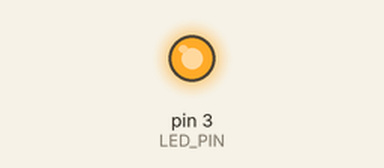
Recording of a sketch running on a simulated Arduino Uno, built with avr-gcc and run on an emulated ATmega328P. On the bench: output pins drawn as LEDs (lit = HIGH).

Above: at 0.1 s.
At 7.96 s:
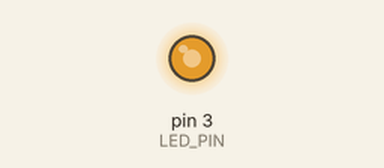
At 16.65 s:
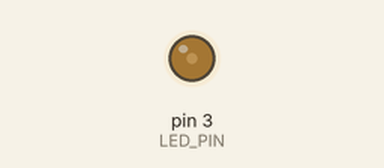
At 34.2 s:
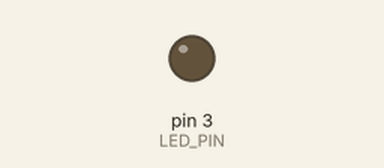
Timing chart, 0 to 40.0 s (numbered marks = the images above):
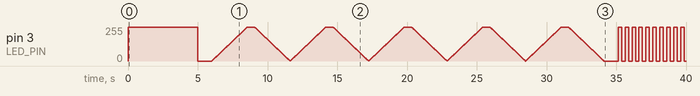

The sketch:

main.ino
```cpp
// (licence header left out)
#define LED_PIN 3

void setup()
{
  pinMode(LED_PIN, OUTPUT);
}

void loop()
{
  // Program + delay
  program1(LED_PIN);
  delay(1000);

  // Program + delay
  program2(LED_PIN);
  delay(1000);

  // Program + delay
  program3(LED_PIN);
  delay(1000);
}
```

led.ino
```cpp
// (licence header left out)
void increaseLight(int ledPin)
{
  for (int i = 0; i <= 255; i++) {
    analogWrite(ledPin, i);

    delay(10);
  }
}

void decreaseLight(int ledPin)
{
  for (int i = 255; i >= 0; i--) {
    analogWrite(ledPin, i);

    delay(10);
  }
}
```

programs.ino
```cpp
// (licence header left out)
// Turn ON for 5 seconds
void program1(int ledPin)
{
  digitalWrite(ledPin, HIGH);
  delay(5000);
  digitalWrite(ledPin, LOW);
}

// Gradually turn ON and then OFF (5 times)
void program2(int ledPin)
{
  int iterations = 0;

  while (iterations < 5) {
    increaseLight(ledPin);
    delay(500);
    decreaseLight(ledPin);

    iterations++;
  }
}

// Blink (10 times)
void program3(int ledPin)
{
  int iterations = 0;

  while (iterations < 10) {
    digitalWrite(ledPin, HIGH);
    delay(250);
    digitalWrite(ledPin, LOW);
    delay(250);

    iterations++;
  }
}
```
